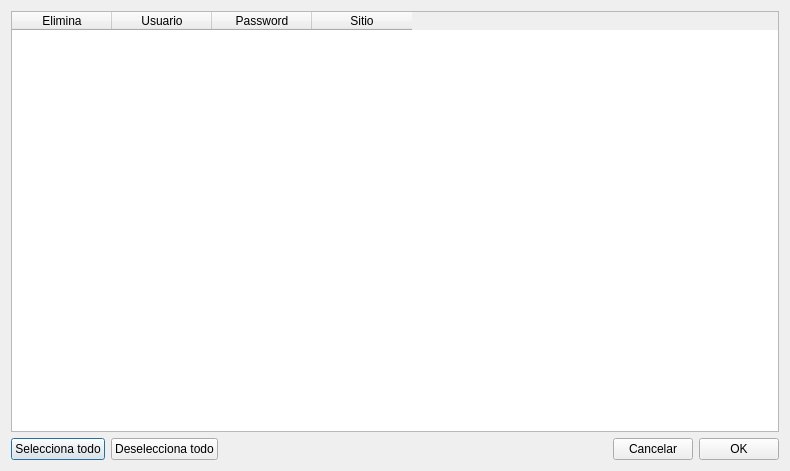
<?xml version="1.0" encoding="UTF-8"?>
<ui version="4.0">
 <class>EliminaDialog</class>
 <widget class="QDialog" name="EliminaDialog">
  <property name="geometry">
   <rect>
    <x>0</x>
    <y>0</y>
    <width>790</width>
    <height>471</height>
   </rect>
  </property>
  <property name="windowTitle">
   <string>Elimina Usuario</string>
  </property>
  <layout class="QVBoxLayout" name="verticalLayout">
   <item>
    <widget class="QTableWidget" name="Usuario">
     <column>
      <property name="text">
       <string>Elimina</string>
      </property>
     </column>
     <column>
      <property name="text">
       <string>Usuario</string>
      </property>
     </column>
     <column>
      <property name="text">
       <string>Password</string>
      </property>
     </column>
     <column>
      <property name="text">
       <string>Sitio</string>
      </property>
     </column>
    </widget>
   </item>
   <item>
    <layout class="QHBoxLayout" name="horizontalLayout">
     <item>
      <widget class="QPushButton" name="selecciona">
       <property name="text">
        <string>Selecciona todo</string>
       </property>
      </widget>
     </item>
     <item>
      <widget class="QPushButton" name="deselecciona">
       <property name="text">
        <string>Deselecciona todo</string>
       </property>
      </widget>
     </item>
     <item>
      <spacer name="horizontalSpacer">
       <property name="orientation">
        <enum>Qt::Horizontal</enum>
       </property>
       <property name="sizeHint" stdset="0">
        <size>
         <width>40</width>
         <height>20</height>
        </size>
       </property>
      </spacer>
     </item>
     <item>
      <widget class="QPushButton" name="cancelar">
       <property name="text">
        <string>Cancelar</string>
       </property>
       <property name="icon">
        <iconset resource="icons.qrc">
         <normaloff>:/cancel.png</normaloff>:/cancel.png</iconset>
       </property>
      </widget>
     </item>
     <item>
      <widget class="QPushButton" name="ok">
       <property name="text">
        <string>OK</string>
       </property>
       <property name="icon">
        <iconset resource="icons.qrc">
         <normaloff>:/accept.png</normaloff>:/accept.png</iconset>
       </property>
      </widget>
     </item>
    </layout>
   </item>
  </layout>
 </widget>
 <resources>
  <include location="icons.qrc"/>
 </resources>
 <connections/>
</ui>
